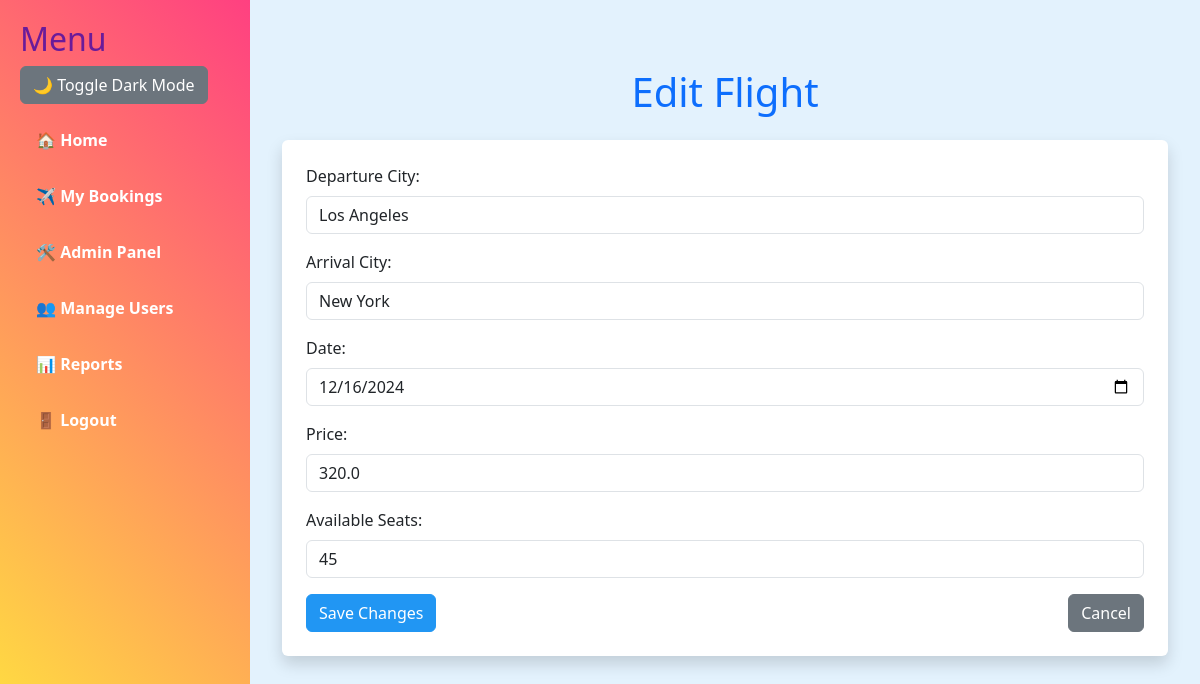
The app's page /edit_flight/7 (signed in), older data.
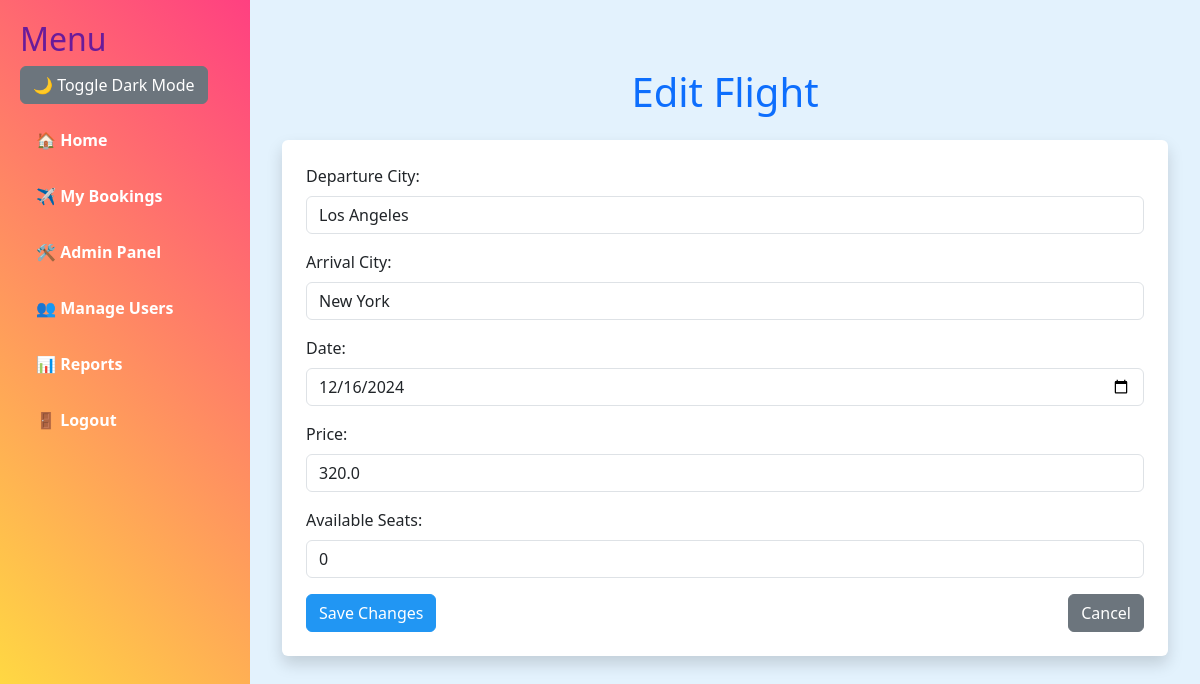
The same page, newer data.
### app.py (models this page shows)
class Flight(db.Model):
    id = db.Column(db.Integer, primary_key=True)
    departure_city = db.Column(db.String(100), nullable=False)
    arrival_city = db.Column(db.String(100), nullable=False)
    date = db.Column(db.String(100), nullable=False)
    price = db.Column(db.Float, nullable=False)
    available_seats = db.Column(db.Integer, nullable=False)

### app.py (the view, shortened to what this page needs)
@app.route("/edit_flight/<int:flight_id>", methods=["GET", "POST"])
@login_required
def edit_flight(flight_id):
    if not current_user.is_admin:
        return "Access Denied! Only admins can edit flights."
    flight = Flight.query.get_or_404(flight_id)  # Pobierz lot lub zwróć błąd 404
    return render_template("edit_flight.html", flight=flight)  # Przekaż dane lotu do formularza

### app.py (called while the page is built)
@login_manager.user_loader
def load_user(user_id):
    return User.query.get(int(user_id))

    @property
    def is_active(self):
        return True

### templates/edit_flight.html (shortened to what this page needs)
{% extends "base.html" %}
{% block content %}
<div class="container mt-5">
    <h1 class="text-center text-primary mb-4">Edit Flight</h1>
    <form method="POST" class="shadow p-4 rounded bg-white">
        <div class="mb-3">
            <label for="departure_city" class="form-label">Departure City:</label>
            <input type="text" id="departure_city" name="departure_city" class="form-control" value="{{ flight.departure_city }}" required>
        </div>
        <div class="mb-3">
            <label for="arrival_city" class="form-label">Arrival City:</label>
            <input type="text" id="arrival_city" name="arrival_city" class="form-control" value="{{ flight.arrival_city }}" required>
        </div>
        <div class="mb-3">
            <label for="date" class="form-label">Date:</label>
            <input type="date" id="date" name="date" class="form-control" value="{{ flight.date }}" required>
        </div>
        <div class="mb-3">
            <label for="price" class="form-label">Price:</label>
            <input type="number" id="price" name="price" class="form-control" step="0.01" value="{{ flight.price }}" required>
        </div>
        <div class="mb-3">
            <label for="available_seats" class="form-label">Available Seats:</label>
            <input type="number" id="available_seats" name="available_seats" class="form-control" value="{{ flight.available_seats }}" required>
        </div>
        <div class="d-flex justify-content-between">
            <button type="submit" class="btn btn-primary">Save Changes</button>
            <a href="/admin" class="btn btn-secondary">Cancel</a>
        </div>
    </form>
</div>
{% endblock %}

Row changes from the older to the newer data that the page shows:
changed Flight "Los Angeles": available_seats "45" → "0"
